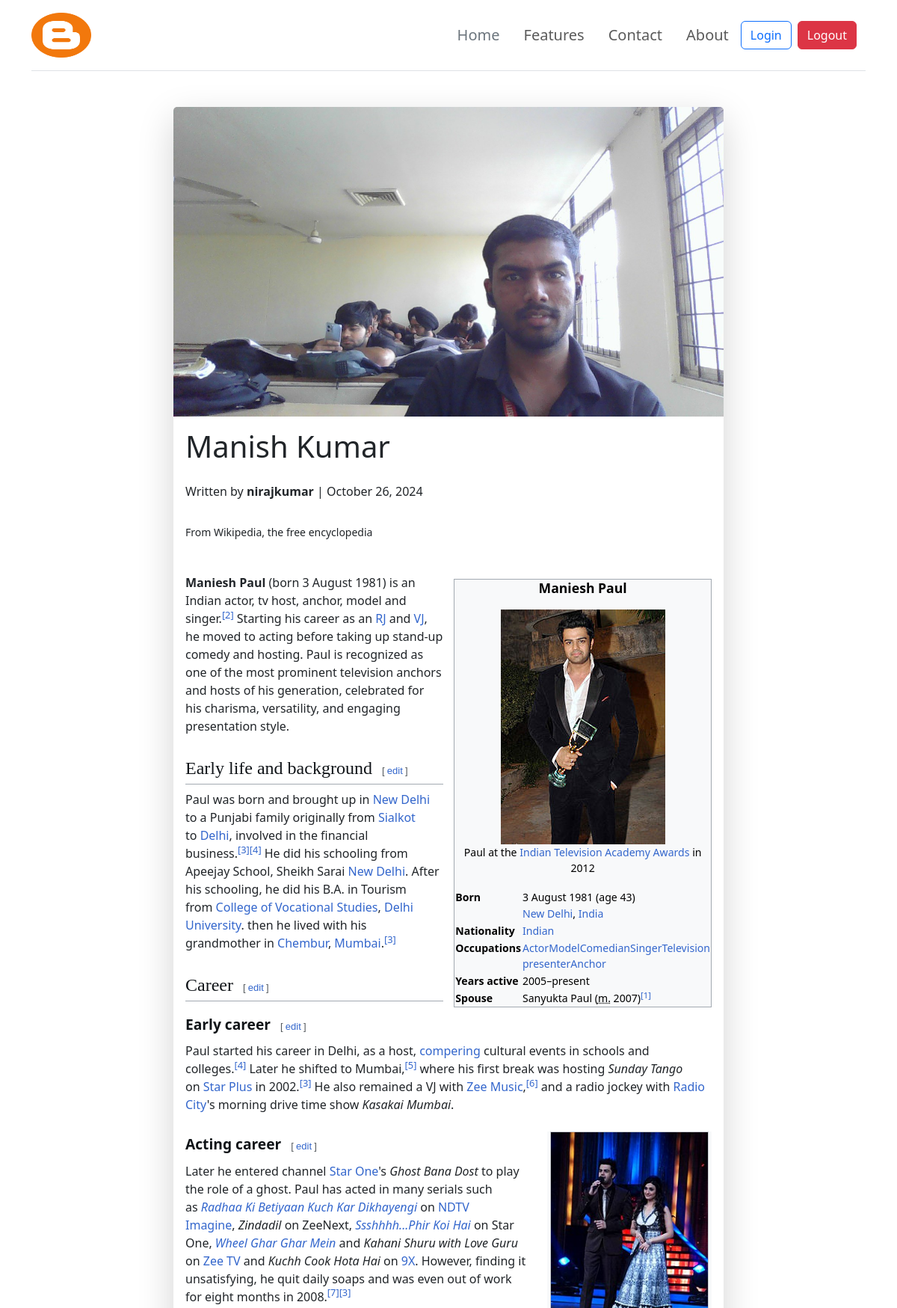
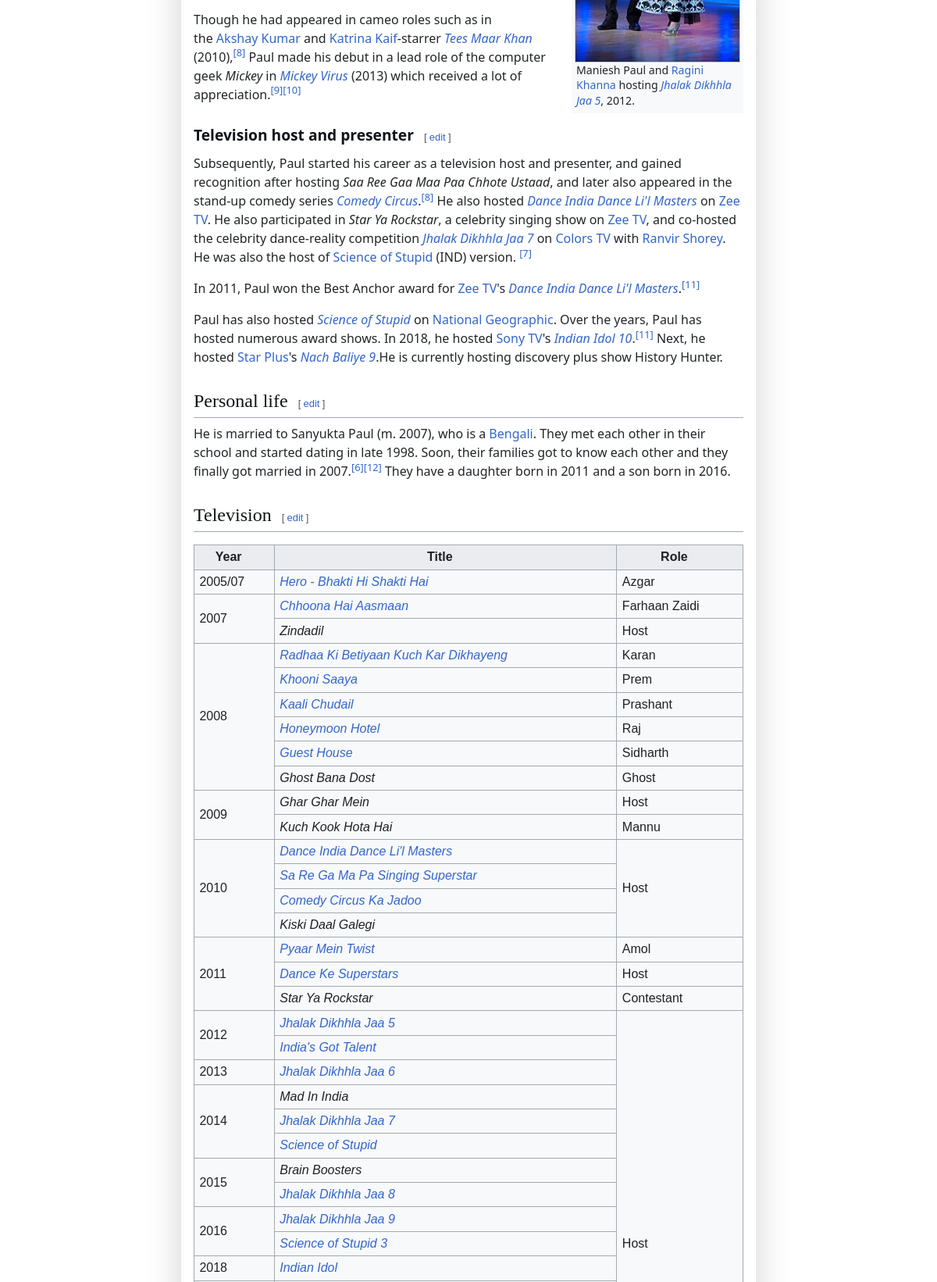
Page /blog/blog_detail/manish-kumarazrmf/ (upper part) on the committed database (2 pictures, top to bottom).
### Blog/models.py (models this page shows, shortened)
class BlogModel(models.Model):
    title=models.CharField(max_length=1000)
    content =FroalaField()
    slug=models.SlugField(max_length=1000,null=True,blank=True)
    user=models.ForeignKey(User,blank=True, null=True, on_delete=models.CASCADE)
    image=models.ImageField(upload_to='blog')
    created_at=models.DateTimeField(auto_now_add=True)
    updated_at=models.DateTimeField(auto_now=True)
    is_approved = models.BooleanField(default=False)
    tags = TaggableManager()

### Blog/views.py (the view)
# urls.py: path('blog_detail/<slug:slug>/', views.blog_detail, name='blog_detail'),
def blog_detail(request, slug):
    blog_obj = get_object_or_404(BlogModel, slug=slug)
    context = {'blog_obj': blog_obj}
    return render(request, 'blog_detail.html', context)

### Blog/templates/blog_detail.html (shortened to what this page needs)
{% extends 'base.html' %}
{% load static %}
{% block content %}
<div class="container mt-5">
    <div class="row">
        <div class="col-lg-8 offset-lg-2">
            <div class="card shadow-lg border-0 rounded-lg mb-5">
                <img src="{{ blog_obj.image.url }}" alt="{{ blog_obj.title }}" class="card-img-top blog-image">
                <div class="card-body">
                    <h1 class="card-title mb-4">{{ blog_obj.title }}</h1>
                    <p class="card-text blog-author mb-4">
                        Written by <strong>{{ blog_obj.user.username }}</strong> |
                        <span class="blog-date">
                            {{ blog_obj.created_at|date:"F d, Y" }}
                        </span>
                    </p>
                    <div class="blog-content mb-4">
                        {{ blog_obj.content|safe }}
                    </div>
                </div>
            </div>
        </div>
    </div>
</div>
{% endblock content %}

### rows in the picture
BlogModel: image (picture), title "Manish Kumar", user.username "nirajkumar", created_at "October 26, 2024", content "From Wikipedia, the free encyclopedia Maniesh Paul Paul at the Indian Television Academy Awards in 2012 Born 3 August 1981 (age 43) New Delhi , India Nationality Indian Occupations Actor Model Comedian Singer Television presenter Anchor Years active 2005–present Spouse Sanyukta Paul ( m. 2007) [ 1 ] Maniesh Paul (born 3 August 1981) is an Indian actor, tv host, anchor, model and singer. [ 2 ] Starting his career as an RJ and VJ , he moved to acting before taking up stand-up comedy and hosting. Paul is recognized as one of the most prominent television anchors and hosts of his generation, celebrated for his charisma, versatility, and engaging presentation style. Early life and background […"
